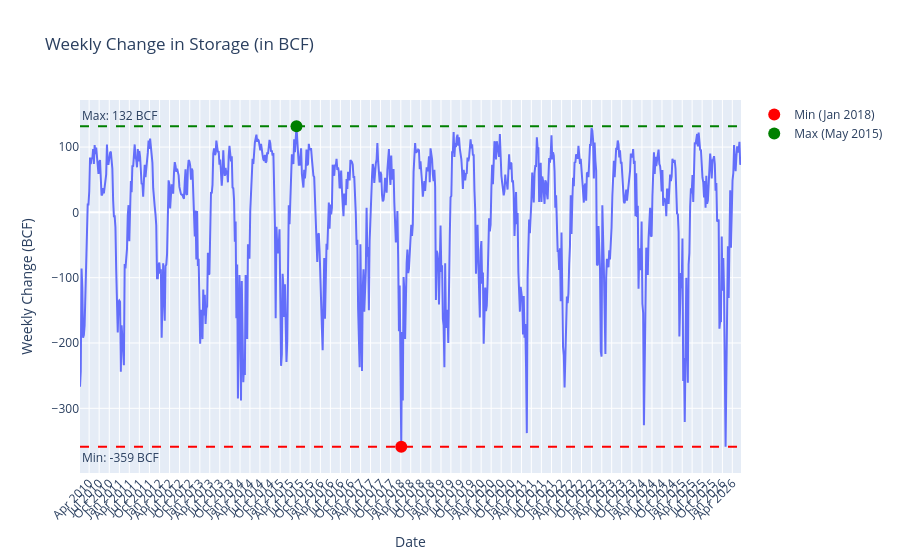

The cell this chart's notebook holds for it:
### Code cell
#plot weekly diff over time

plot_df = storage.sort_values('date')

fig = px.line(
    plot_df,
    x='date',
    y='weekly_change_bcf',
    title='Weekly Change in Storage (in BCF)',
    labels={'date': 'Date', 'weekly_change_bcf': 'Weekly Change (BCF)'},
)

minima = plot_df.loc[plot_df['weekly_change_bcf'].idxmin()]
maxima = plot_df.loc[plot_df['weekly_change_bcf'].idxmax()]
min_val = minima['weekly_change_bcf']
max_val = maxima['weekly_change_bcf']

fig.add_hline(
    y=min_val,
    line_dash='dash',
    line_color='red',
    annotation_text=f'Min: {min_val:.0f} BCF',
    annotation_position='bottom left',
)
fig.add_hline(
    y=max_val,
    line_dash='dash',
    line_color='green',
    annotation_text=f'Max: {max_val:.0f} BCF',
    annotation_position='top left',
)

fig.add_scatter(
    x=[minima['date']],
    y=[min_val],
    mode='markers',
    name=f"Min ({minima['date'].strftime('%b %Y')})",
    marker=dict(size=12, color='red', symbol='circle'),
)
fig.add_scatter(
    x=[maxima['date']],
    y=[max_val],
    mode='markers',
    name=f"Max ({maxima['date'].strftime('%b %Y')})",
    marker=dict(size=12, color='green', symbol='circle'),
)

fig.update_xaxes(
    tickformat='%b %Y',
    dtick='M3',
    tickangle=-45,
)

fig.show()

# shows seasonality, with large injections during the summer seasons and drawdowns during winter months. generally 8 months of injection, then 4 months of withdrawal. withdrawals are generally larger per week for the 4 month periods

### Figure 1 — Plotly figure (JSON) as saved in the notebook; plotly's stock layout.template omitted (floating-point values rounded to 4 significant figures; data arrays with more than 128 entries replaced by an {"elided": "..."} marker saying what was removed)
{"data": [{"hovertemplate": "Date=%{x}<br>Weekly Change (BCF)=%{y}<extra></extra>", "legendgroup": "", "line": {"color": "#636efa", "dash": "solid"}, "marker": {"symbol": "circle"}, "mode": "lines", "name": "", "orientation": "v", "showlegend": false, "type": "scatter", "x": {"elided": "859 str values"}, "xaxis": "x", "y": {"elided": "859 float values"}, "yaxis": "y"}, {"marker": {"color": "red", "size": 12, "symbol": "circle"}, "mode": "markers", "name": "Min (Jan 2018)", "type": "scatter", "x": ["2018-01-05T00:00:00"], "y": [-359]}, {"marker": {"color": "green", "size": 12, "symbol": "circle"}, "mode": "markers", "name": "Max (May 2015)", "type": "scatter", "x": ["2015-05-29T00:00:00"], "y": [132]}], "layout": {"annotations": [{"showarrow": false, "text": "Min: -359 BCF", "x": 0, "xanchor": "left", "xref": "x domain", "y": -359, "yanchor": "top", "yref": "y"}, {"showarrow": false, "text": "Max: 132 BCF", "x": 0, "xanchor": "left", "xref": "x domain", "y": 132, "yanchor": "bottom", "yref": "y"}], "legend": {"tracegroupgap": 0}, "shapes": [{"line": {"color": "red", "dash": "dash"}, "type": "line", "x0": 0, "x1": 1, "xref": "x domain", "y0": -359, "y1": -359, "yref": "y"}, {"line": {"color": "green", "dash": "dash"}, "type": "line", "x0": 0, "x1": 1, "xref": "x domain", "y0": 132, "y1": 132, "yref": "y"}], "title": {"text": "Weekly Change in Storage (in BCF)"}, "xaxis": {"anchor": "y", "domain": [0, 1], "dtick": "M3", "tickangle": -45, "tickformat": "%b %Y", "title": {"text": "Date"}}, "yaxis": {"anchor": "x", "domain": [0, 1], "title": {"text": "Weekly Change (BCF)"}}}}
